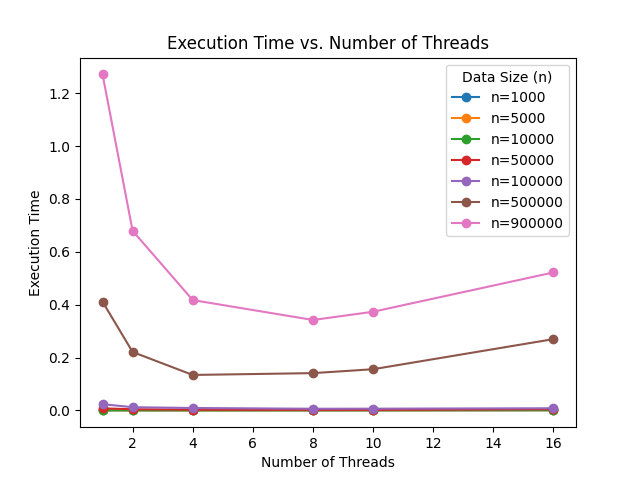

Here is the Python script that generated this plot:
import pandas as pd
import matplotlib.pyplot as plt
import os
from mpl_toolkits.mplot3d import Axes3D
import numpy as np

script_dir = os.path.dirname(os.path.abspath(__file__))

# 读取 Excel 文件
file_path = os.path.join(script_dir, './excels//PQS_OpenMP.xlsx')
df = pd.read_excel(file_path)

# 绘制图表
fig, ax = plt.subplots()
for col in df.columns[1:]:
    ax.plot(df['n/thread'], df[col], marker='o', label=f'n={col}')



 
ax.set_yscale('log')  

ax.set_xlabel('Number of Threads')
ax.set_ylabel('Execution Time')
ax.set_title('Execution Time vs. Number of Threads')
ax.legend(title='Data Size (n)')

plt.show()       

# 绘制图表
fig, ax = plt.subplots()
for col in df.columns[1:]:
    ax.plot(df['n/thread'], df[col], marker='o', label=f'n={col}')

ax.set_xlabel('Number of Threads')
ax.set_ylabel('Execution Time')
ax.set_title('Execution Time vs. Number of Threads')
ax.legend(title='Data Size (n)')

plt.show()


ax.set_yscale('log')

ax.set_xlabel('Number of Threads')
ax.set_ylabel('Execution Time')
ax.set_title('Execution Time vs. Number of Threads')
ax.legend(title='Data Size (n)')

plt.show()

fig_3d = plt.figure()
ax_3d = fig_3d.add_subplot(111, projection='3d')

# 遍历数据，为每个数据点绘制散点图
for col in df.columns[1:]:
    ax_3d.scatter(df['n/thread'], [int(col)] * len(df), df[col], label=f'n={col}')

ax_3d.set_xlabel('Number of Threads')
ax_3d.set_ylabel('Data Size (n)')
ax_3d.set_zlabel('Execution Time')
ax_3d.set_title('Execution Time vs. Number of Threads and Data Size')

ax_3d.legend()

plt.show()
